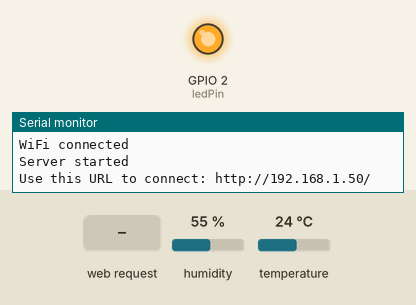
Bench run of a sketch on a simulated ESP8266 (NodeMCU). Parts: output pins drawn as LEDs (lit = HIGH), the last lines printed to the serial monitor. The test bench sets the inputs (shaded band); at power-on: humidity 55 %, temperature 24 °C. WiFi joins after 1.5 s; servers stay silent unless stated; uploads are accepted with an empty reply.

Above: at 2.7 s.
2.8 s: HTTP request GET /LED=ON received
At 5.1 s:
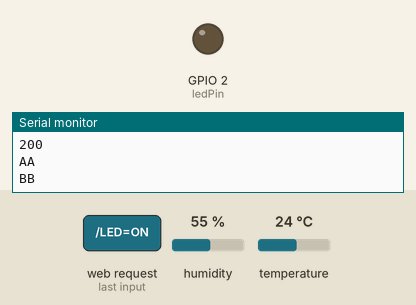
5.4 s: HTTP request GET /LED=OFF received
At 8.9 s:
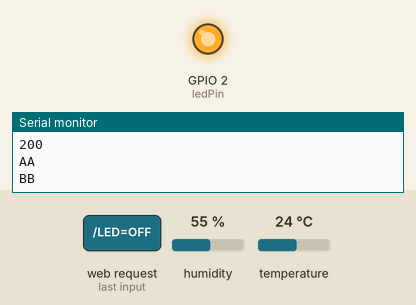
Timing chart, 0 to 10.4 s (numbered marks = the images above; inputs shaded):
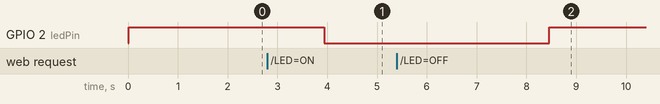

Measured:
- after the input at 2.8 s, GPIO 2 (ledPin): HIGH → LOW after 1.1 s
- after the input at 5.4 s, GPIO 2 (ledPin): LOW → HIGH after 3.1 s

The sketch:

TS-esp8266-post-DHT-json-date-flask-API-AC-DK.ino
```cpp
#include <ESP8266HTTPClient.h>
#include <ESP8266WiFi.h>
#include <ArduinoJson.h>
#include <IRremoteESP8266.h>
#include <IRsend.h>

#include <PubSubClient.h>

#include "DHT.h"
#define DHTPIN 14     // Connect]ed to Pin D5 in NodeMCU
#define DHTTYPE DHT11   // DHT 11
DHT dht(DHTPIN, DHTTYPE,15);
char serverAddress[] = "http://monospace-iot.trunksys.com/";
String writeAPIKey = "5PTJZFXQ6SWD32PR";

IRsend irsend(4);  // An IR LED is controlled by GPIO pin 2 (D2)   //DIFI的IR發射器接在腳位4(D2)
int valueB = LOW;
long lastConnectionTime = 0;
boolean lastConnected = false;
int failedCounter = 0; // variable to store information about how many times ThingSpeak connection has been failed
int socketCounter = 0;
   uint16_t irSignal[] = {
 3484, 1704, 456, 1300, 432, 428, 436, 432, 432, 432, 432, 1300, 432, 428, 436, 432, 432, 432, 436, 428, 436, 1296, 432, 432, 432, 1300, 432, 1296, 432, 432, 432, 1300, 432, 1296, 432, 1300, 432, 1296, 432, 1296, 432, 432, 436, 428, 436, 1296, 432, 432, 436, 428, 436, 428, 436, 432, 432, 432, 436, 428, 436, 1296, 432, 1296, 436, 1296, 432, 1296, 432, 432, 432, 436, 432, 432, 432, 432, 432, 432, 432, 432, 432, 432, 436, 432, 432, 432, 432, 432, 432, 432, 436, 428, 436, 432, 432, 432, 432, 432, 436, 428, 436, 432, 432, 432, 432, 432, 432, 432, 436, 428, 436, 432, 432, 432, 436, 428, 436, 428, 436, 1296, 436, 428, 436, 428, 436, 428, 436, 432, 432, 432, 436, 428, 436, 29700, 3488, 1700, 460, 1300, 428, 432, 436, 428, 436, 432, 432, 1296, 436, 432, 432, 432, 432, 432, 432, 432, 432, 1300, 432, 432, 432, 1296, 436, 1296, 432, 432, 432, 1296, 436, 1296, 432, 1296, 432, 1300, 432, 1296, 432, 432, 436, 428, 436, 1296, 432, 432, 432, 432, 432, 432, 436, 428, 436, 432, 432, 432, 432, 432, 436, 428, 436, 428, 436, 432, 432, 432, 432, 432, 436, 428, 436, 428, 436, 432, 432, 432, 432, 432, 436, 428, 436, 1296, 436, 428, 436, 428, 436, 428, 436, 428, 436, 432, 432, 432, 432, 432, 436, 428, 436, 1296, 436, 1292, 436, 1296, 432, 432, 432, 1300, 432, 432, 432, 432, 432, 432, 436, 428, 436, 428, 436, 428, 436, 432, 436, 428, 436, 428, 436, 428, 436, 432, 436, 428, 436, 428, 436, 428, 436, 432, 432, 1296, 436, 1292, 436, 432, 436, 428, 436, 428, 436, 428, 436, 428, 436, 432, 436, 428, 436, 428, 436, 428, 460, 408, 460, 404, 460, 404, 460, 404, 464, 404, 460, 404, 460, 404, 460, 404, 460, 404, 464, 400, 464, 404, 460, 404, 460, 404, 464, 400, 464, 404, 464, 400, 464, 400, 464, 400, 468, 400, 464, 400, 464, 400, 468, 396, 468, 396, 468, 400, 468, 396, 468, 396, 472, 392, 472, 392, 472, 396, 472, 392, 472, 392, 472, 392, 472, 392, 476, 392, 472, 392, 472, 392, 472, 392, 472, 392, 472, 396, 468, 396, 468, 396, 468, 396, 468, 396, 468, 400, 464, 400, 464, 400, 460, 1244, 460, 1272, 456, 432, 436, 428, 432, 432, 436, 428, 436, 428, 436, 432, 432, 432, 432, 432, 432, 432, 432, 432, 432, 432, 436, 432, 432, 432, 432, 432, 432, 432, 432, 432, 432, 1300, 432, 432, 432, 432, 432, 432, 432, 436, 408, 1320, 428, 1304, 424, 440, 404

}; // 請輸入按鈕A的訊號(IRremote) - RAW
     uint16_t irSignal2[] = {
 3452, 1764, 400, 1332, 396, 472, 392, 472, 396, 468, 396, 1332, 396, 472, 396, 468, 396, 468, 396, 468, 396, 1332, 400, 468, 396, 1332, 396, 1332, 400, 468, 396, 1332, 396, 1332, 400, 1332, 396, 1332, 400, 1328, 400, 468, 396, 472, 392, 1332, 400, 468, 396, 468, 396, 472, 396, 468, 396, 468, 396, 468, 396, 1332, 396, 1332, 400, 1332, 396, 1332, 400, 468, 396, 468, 396, 468, 396, 472, 396, 468, 396, 468, 396, 468, 396, 468, 396, 468, 400, 468, 396, 468, 396, 468, 396, 468, 396, 468, 400, 468, 396, 468, 396, 468, 396, 468, 400, 464, 400, 468, 396, 468, 396, 468, 396, 468, 400, 464, 400, 468, 396, 1332, 396, 468, 400, 464, 400, 468, 396, 468, 396, 468, 400, 464, 400, 29736, 3452, 1796, 364, 1332, 400, 468, 396, 468, 396, 472, 396, 1332, 396, 468, 396, 468, 396, 472, 396, 468, 396, 1332, 396, 468, 396, 1332, 400, 1332, 396, 472, 392, 1332, 400, 1332, 396, 1332, 400, 1328, 400, 1332, 400, 468, 396, 468, 396, 1332, 396, 472, 396, 468, 396, 468, 396, 468, 396, 468, 396, 472, 396, 468, 396, 468, 396, 468, 396, 468, 400, 464, 400, 464, 400, 468, 396, 468, 396, 468, 396, 468, 400, 464, 400, 468, 396, 468, 396, 468, 400, 464, 400, 468, 396, 468, 396, 468, 400, 464, 400, 464, 400, 468, 396, 1328, 404, 1328, 400, 1328, 400, 468, 400, 1328, 400, 468, 396, 468, 400, 464, 400, 464, 400, 464, 400, 464, 400, 468, 396, 468, 400, 464, 400, 464, 400, 464, 400, 468, 400, 464, 400, 464, 400, 464, 400, 1328, 404, 1328, 400, 468, 396, 468, 396, 468, 400, 464, 400, 464, 400, 464, 404, 460, 404, 464, 400, 464, 400, 464, 400, 464, 404, 464, 400, 464, 400, 464, 400, 464, 400, 464, 404, 464, 400, 464, 400, 464, 400, 464, 400, 464, 404, 464, 400, 464, 400, 464, 400, 464, 404, 460, 404, 464, 400, 464, 400, 464, 400, 464, 404, 464, 400, 464, 400, 464, 400, 464, 404, 460, 404, 464, 400, 464, 400, 464, 404, 460, 404, 460, 404, 460, 404, 464, 400, 464, 404, 460, 404, 460, 404, 460, 428, 440, 428, 436, 428, 436, 432, 432, 428, 440, 428, 436, 428, 436, 432, 432, 432, 432, 436, 1296, 436, 1296, 464, 400, 464, 400, 472, 392, 472, 392, 472, 392, 476, 392, 472, 392, 472, 392, 476, 388, 476, 392, 472, 392, 476, 388, 476, 388, 480, 384, 480, 388, 476, 388, 476, 388, 476, 388, 480, 384, 480, 388, 476, 388, 476, 1228, 500, 1228, 504, 388, 476

}; //請輸入按鈕B的訊號(IRremote) - RAW
int khz = 38; // 38kHz(除非確定不然不要改)


const char* ssid = "Nokia 6";
const char* password = "nullnull";

int ledPin = LED_BUILTIN;
WiFiServer server(80);


void setup() {

irsend.begin();
  Serial.begin(115200);
  delay(10);
    Serial.println("DHTxx test!");
 pinMode(ledPin, OUTPUT);
  digitalWrite(ledPin, HIGH);

  // Connect to WiFi network
  Serial.println();
  Serial.println();
  Serial.print("Connecting to ");
  Serial.println(ssid);

  WiFi.begin(ssid, password);

  while (WiFi.status() != WL_CONNECTED) {  //Wait for the WiFI connection completion

    delay(500);
    Serial.println("Waiting for connection");

  }
  Serial.println("");
  Serial.println("WiFi connected");

  // Start the server
  server.begin();
  Serial.println("Server started");

  // Print the IP address
  Serial.print("Use this URL to connect: ");
  Serial.print("http://");
  Serial.print(WiFi.localIP());
  Serial.println("/");
}

void loop() {
   httpGET();
  ///////////////////////////
  delay(1000);   // Wait a few seconds between measurements.
  float h = dht.readHumidity();
  float t = dht.readTemperature();   // Read temperature as Celsius

  if (isnan(h) || isnan(t)) {
    Serial.println("Failed to read from DHT sensor!");
    return;
  }
  Serial.print("Humidity: ");    // show in serial monitor
  Serial.print(h);
  Serial.print(" %\t");
  Serial.print("Temperature: ");    // show in serial monitor
  Serial.print(t);
  Serial.print(" *C \n");
  Serial.println(WiFi.localIP());


  // Check if a client has connected
  WiFiClient client = server.available();
  if (!client) {
    return;
  }

  // Wait until the client sends some data
  Serial.println("new client");
  while(!client.available()){
    delay(1);
  }

  // Read the first line of the request
  String request = client.readStringUntil('\r');
  Serial.println(request);
  client.flush();

  // Match the request

  int value = HIGH;
  if (request.indexOf("/LED=ON") != -1)  {
    digitalWrite(ledPin, LOW);
    value = LOW;
 irsend.sendRaw(irSignal, sizeof(irSignal) / sizeof(irSignal[0]), khz); //Note the approach used to automatically calculate the size of the array.
  }

  if (request.indexOf("/LED=OFF") != -1)  {
    digitalWrite(ledPin, HIGH);
    value = HIGH;
 irsend.sendRaw(irSignal2, sizeof(irSignal2) / sizeof(irSignal2[0]), khz); //Note the approach used to automatically calculate the size of the array.
  }


////////////////////////////////////////////
  client.println("HTTP/1.1 200 OK");
  client.println("Content-Type: text/html");
  client.println(""); //  do not forget this one
  client.println("<!DOCTYPE HTML>");
  client.println("<html>");
    client.print("<meta charset=UTF-8>");

  client.print("Led pin is now: ");


  if(value == LOW) {
    client.print("On");
    //updateServer("field1="+value);
     /// char QAQ[]={"'name': 'letian', 'password': '123'"};
   /// updateServer(QAQ);

     client.print("updateServer(ON)");
      Serial.println("updateServer(ON)");
  } else {
    client.print("Off");
 //updateServer("field1="+value);
    client.print("updateServer(OFF)");
     Serial.println("updateServer(OFF)");
  }


client.println("<br><br>");
  client.println("<a href=\"/LED=ON\"\"><button>Turn On </button></a>");
  client.println("<a href=\"/LED=OFF\"\"><button>Turn Off </button></a><br />");
client.println("<h1>溫度</h1>");
if(valueB == 0) {
      client.print("By-Off");
 //updateServer("field1="+value);
    client.print("By-Server(OFF)");
     Serial.println("By-Server(OFF)");

  }
if(valueB == 1)  {

       client.print("By-On");

     client.print("By-Server(ON)");
      Serial.println("By-Server(ON)");
  }

  client.println("</html>");


  delay(1);
  Serial.println("Client disonnected");
  Serial.println("");


//////////////////////////////////////
 httpPOST(value);


  }
void httpPOST(int value){
if (WiFi.status() == WL_CONNECTED) { //Check WiFi connection status
  float h = dht.readHumidity();
  float t = dht.readTemperature();   // Read temperature as Celsius
    StaticJsonBuffer<300> JSONbuffer;   //Declaring static JSON buffer
  JsonObject& root=JSONbuffer.createObject();

 JsonArray& data = root.createNestedArray("data");
 JsonArray& data1 = data.createNestedArray();
 data1.add(h);
 data1.add(t);
 JsonArray& data2 = data.createNestedArray();
 data2.add(value);
 data2.add(value);
root.printTo(Serial);
root.prettyPrintTo(Serial);


    char JSONmessageBuffer[300];
    root.prettyPrintTo(JSONmessageBuffer, sizeof(JSONmessageBuffer));
    Serial.println(JSONmessageBuffer);

    HTTPClient http;    //Declare object of class HTTPClient

    http.begin("http://monospace-iot.trunksys.com/postjson");      //Specify request destination
    http.addHeader("Content-Type", "application/json");  //Specify content-type header

    int httpCode = http.POST(JSONmessageBuffer);   //Send the request
    String payload = http.getString();                                        //Get the response payload

    Serial.println(httpCode);   //Print HTTP return code
    Serial.println("AA");   //Print HTTP return code
    Serial.println(payload);    //Print request response payload
    Serial.println("BB");   //Print HTTP return code
/*


*/

    http.end();  //Close connection

  } else {

    Serial.println("Error in WiFi connection");

  }

 delay(3000);   //Send a request every 30 seconds


}

void httpGET()
{

 if (WiFi.status() == WL_CONNECTED) { //Check WiFi connection status

    HTTPClient http;  //Declare an object of class HTTPClient

  http.begin("http://monospace-iot.trunksys.com/about");      int httpCode = http.GET();                                                                  //Send the request

    if (httpCode > 0) { //Check the returning code

      String payload = http.getString();   //Get the request response payload
      Serial.println(payload+"BY SERVER");                     //Print the response payload
  if (payload == "AA")  {

 valueB = 2;
 }

 if (payload == "ON")  {
    digitalWrite(ledPin, LOW);
    valueB = 1;
 irsend.sendRaw(irSignal, sizeof(irSignal) / sizeof(irSignal[0]), khz); //Note the approach used to automatically calculate the size of the array.
  }

  if(payload == "OFF")  {
    digitalWrite(ledPin, HIGH);
    valueB = 0;
 irsend.sendRaw(irSignal2, sizeof(irSignal2) / sizeof(irSignal2[0]), khz); //Note the approach used to automatically calculate the size of the array.
  }


    }

    http.end();   //Close connection

  }


  }
```
